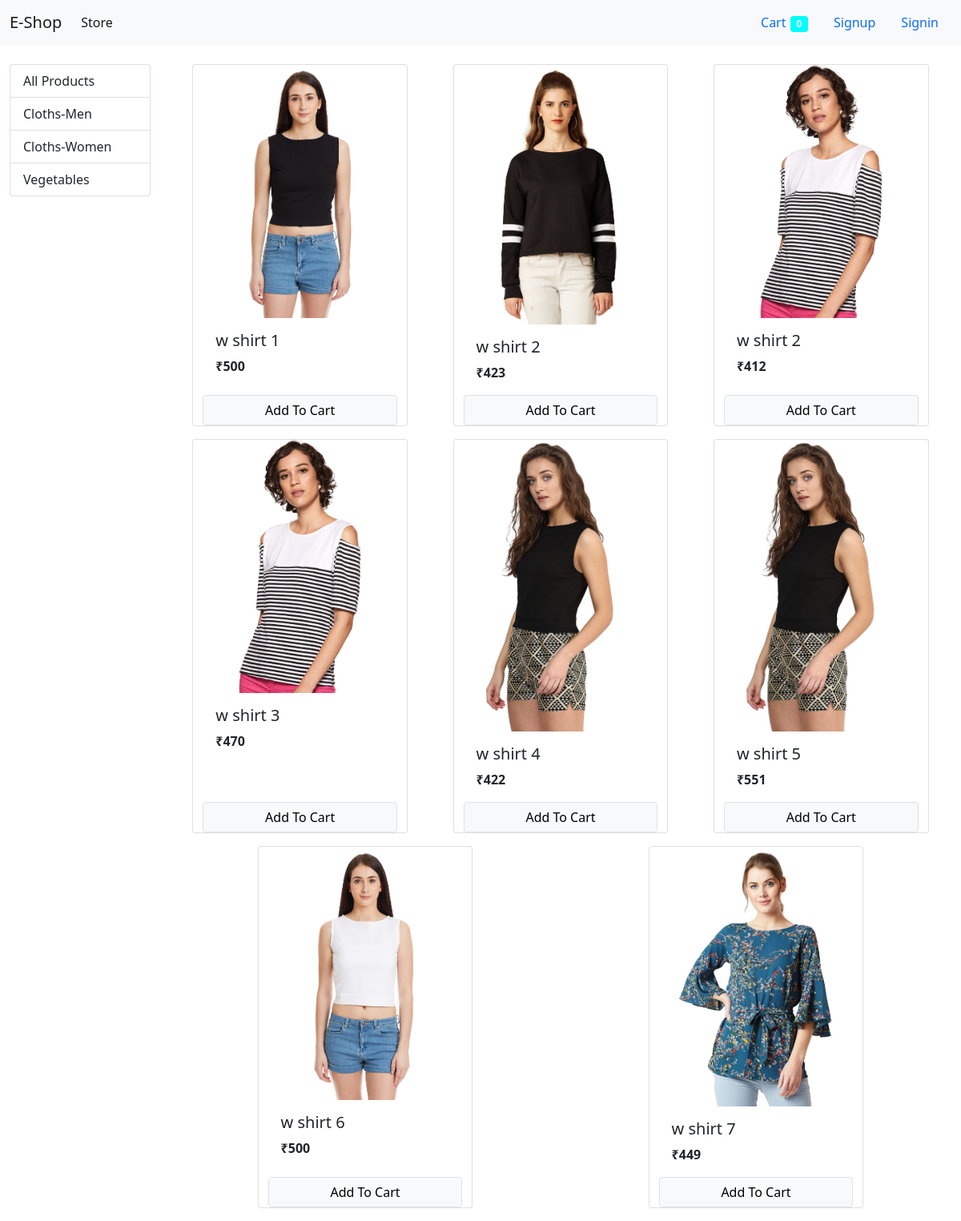
The app's page /?category=2 with its own data.
### store/models.py (models this page shows, shortened)
class Category(models.Model):
    name=models.CharField(max_length=20)

class Product(models.Model):
    name=models.CharField(max_length=50)
    price=models.IntegerField(default=0)
    category=models.ForeignKey(Category,on_delete=models.CASCADE,default=1)
    description=models.CharField(max_length=200,default='',null=True,blank=True)
    image=models.ImageField(upload_to='uploads/products/')

### store/views.py (the view)
# urls.py: path('',views.index,name="index"),
def index(request):
    if request.method == "POST":
        product = request.POST.get('product')
        cart = request.session.get('cart')
        remove=request.POST.get('remove')
        if cart:
            quantity = cart.get(product)
            if quantity:
                if remove:
                    if quantity<=1:
                        cart.pop(product)
                    else:
                        cart[product]=quantity-1
                else:
                    cart[product] = quantity+1
            else:
                cart[product] = 1
        else:
            cart = {}
            cart[product] = 1
        request.session['cart']=cart
        return redirect('index')
    else:
        cart=request.session.get('cart')
        if not cart:
            request.session.cart={}
        categories = Category.objects.all()
        products = None
        categoryID = request.GET.get('category')
        if categoryID:
            products = Product.objects.filter(category=categoryID)
        else:
            products = Product.objects.all()
        return render(request,'index.html',{'products':products,'categories':categories,'uname':request.session.get('username')})

### store/templatetags/cart.py (called while the page is built)
@register.filter(name="is_in_cart")
def is_in_cart(product,cart):
    keys=cart.keys()
    for id in keys:
        if int(id) == product.id:
            return True
    return False

### store/templatetags/currency.py (called while the page is built)
@register.filter(name="currency")
def currency(number):
    return "₹"+str(number)

### store/templates/index.html (shortened to what this page needs)
{% extends 'base.html' %}
{% load currency %}
{% load cart %}
{% block content %}
<div class="container-fluid mt-4"  style="scroll-behavior:auto;z-index:-1;">
  <div class="row">
    <div class="col-lg-2 mx-auto">
      <div class="list-group">
        <a href="/" class="list-group-item list-group-item-action">All Products</a>
      {% for category in categories %}
        <a href="/?category={{category.id}}" class="list-group-item list-group-item-action">{{category.name}}</a>
      {% endfor %}
      </div>
    </div>
  <div id="products" style="z-index:10;" class="col-lg-10">
  <div class="row mx-auto">
  {% for product in products %}
      <div class="card mx-auto mb-3" id="{{product.id}}" style="width: 16.8rem;">
  <img src="{{product.image.url}}" class="card-img-top" alt="...">
  <div class="card-body">
    <h5 class="card-title">{{product.name}}</h5>
      <p class="card-text"><b>{{product.price|currency}}</b></p>
  </div>
        <div class="card-footer-no-gutters p-0">
            {% if product|is_in_cart:request.session.cart %}
                <div class="row ">
                    <form action="/#{{product.id}}" method="post" class="col-2">
                        {% csrf_token %}
                        <input hidden type="text" value="True" name="remove">
                        <input hidden type="text" value="{{product.id}}" name="product">
                        <input type="submit" value=" - " class="btn btn-block btn-light btn-sm">
                    </form>
                  <div class="text-center col">{{product|cart_quantity:request.session.cart}} in cart</div>
                    <form action="/#{{product.id}}" method="post" class="col-2">
                        {% csrf_token %}
                        <input hidden type="text" value="{{product.id}}" name="product">
                        <input type="submit" value=" + " class="btn btn-block btn-light btn-sm">
                    </form>
                </div>
            {% else %}
                <form action="/#{{product.id}}" method="POST" class="btn-block">
                    <input type="submit" value="Add To Cart" class="float-right btn btn-light border form-control">
                </form>
            {% endif %}
        </div>
</div>
{% endfor %}
  </div>
  </div>
  </div>
</div>
{% endblock %}

### records on screen
Category: name "Cloths-Men"
Category: name "Cloths-Women"
Category: name "Vegetables"
Product: image (picture), name "w shirt 1", price "₹500"
Product: image (picture), name "w shirt 2", price "₹423"
Product: image (picture), name "w shirt 2", price "₹412"
Product: image (picture), name "w shirt 3", price "₹470"
Product: image (picture), name "w shirt 4", price "₹422"
Product: image (picture), name "w shirt 5", price "₹551"
Product: image (picture), name "w shirt 6", price "₹500"
Product: {{ product.id }} 16 (drawn), image (picture), name "w shirt 7", price "₹449"

### other values on screen
{{ request.session.cart.keys|length }} "0"
